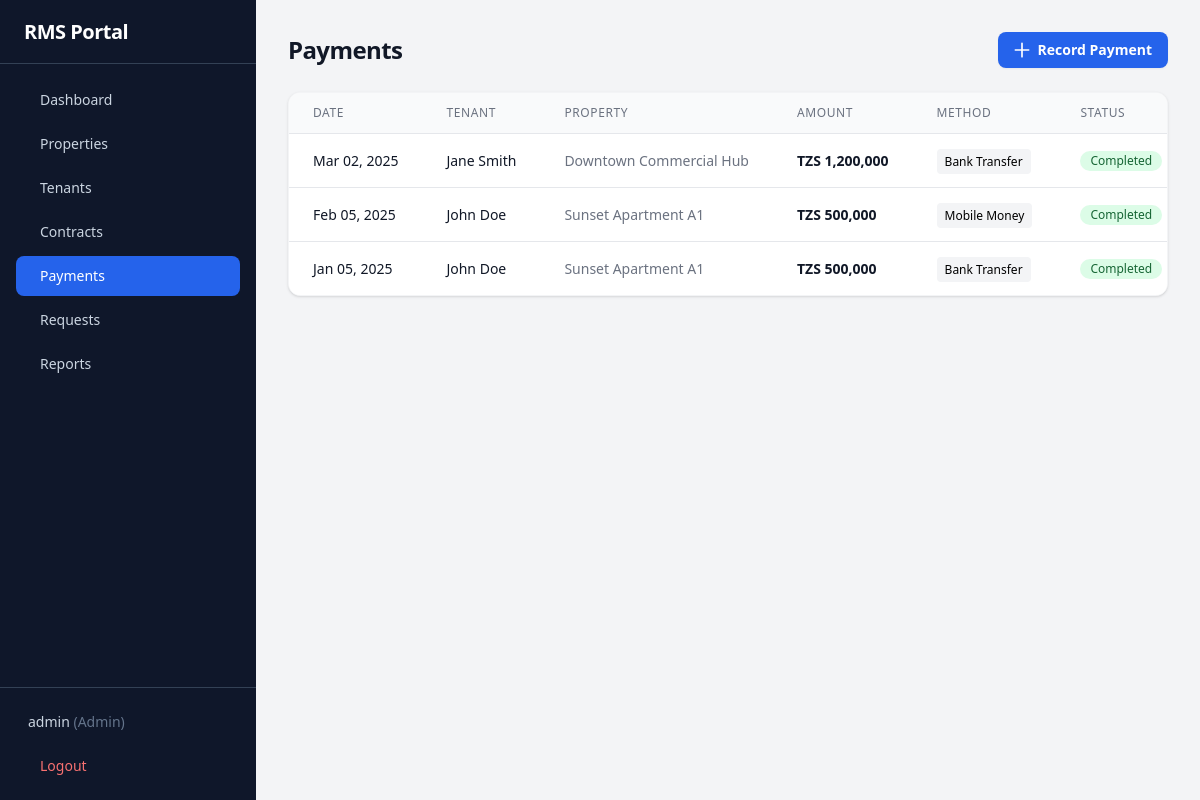
Screenshot of /payments.php (signed in) with the database file from the repository.
### tables this page shows
CREATE TABLE IF NOT EXISTS users (
    id VARCHAR(20) PRIMARY KEY,
    username VARCHAR(50) UNIQUE NOT NULL,
    password VARCHAR(255) NOT NULL,
    role ENUM('admin','tenant','landlord') NOT NULL DEFAULT 'tenant',
    tenant_id VARCHAR(20) DEFAULT NULL,
    created_at TIMESTAMP DEFAULT CURRENT_TIMESTAMP
);

CREATE TABLE IF NOT EXISTS payments (
    id VARCHAR(20) PRIMARY KEY,
    contract_id VARCHAR(20) NOT NULL,
    amount DECIMAL(12,2) NOT NULL DEFAULT 0,
    date DATE NOT NULL,
    method VARCHAR(50) NOT NULL DEFAULT 'bank_transfer',
    status ENUM('completed','pending') NOT NULL DEFAULT 'pending',
    control_number VARCHAR(50) DEFAULT NULL,
    created_at TIMESTAMP DEFAULT CURRENT_TIMESTAMP
);

CREATE TABLE IF NOT EXISTS tenants (
    id VARCHAR(20) PRIMARY KEY,
    name VARCHAR(255) NOT NULL,
    email VARCHAR(255) NOT NULL,
    phone VARCHAR(50) NOT NULL,
    created_at TIMESTAMP DEFAULT CURRENT_TIMESTAMP
);

CREATE TABLE IF NOT EXISTS properties (
    id VARCHAR(20) PRIMARY KEY,
    title VARCHAR(255) NOT NULL,
    address TEXT NOT NULL,
    rent_amount DECIMAL(12,2) NOT NULL DEFAULT 0,
    status ENUM('available','rented','maintenance') NOT NULL DEFAULT 'available',
    created_at TIMESTAMP DEFAULT CURRENT_TIMESTAMP
);

### config/database.php (called while the page is built, shortened)
<?php
$DB_HOST = getenv('DB_HOST') ?: 'localhost';
$DB_NAME = getenv('DB_NAME') ?: 'rms_portal';
$DB_USER = getenv('DB_USER') ?: 'root';
$DB_PASS = getenv('DB_PASS') ?: '';
try {
    $pdo = new PDO("mysql:host=$DB_HOST;dbname=$DB_NAME;charset=utf8mb4", $DB_USER, $DB_PASS, [
        PDO::ATTR_ERRMODE => PDO::ERRMODE_EXCEPTION,
        PDO::ATTR_DEFAULT_FETCH_MODE => PDO::FETCH_ASSOC,
        PDO::ATTR_EMULATE_PREPARES => false,
    ]);
} catch (PDOException $e) {
    die("Database connection failed: " . $e->getMessage());
}
function db(): PDO {
    global $pdo;
    return $pdo;
}

### includes/auth.php (called while the page is built, shortened)
<?php
require_once __DIR__ . '/../config/database.php';
function isLoggedIn(): bool {
    return isset($_SESSION['user_id']);
}
function getCurrentUser(): ?array {
    $stmt = db()->prepare("SELECT id, username, role, tenant_id FROM users WHERE id = ?");
    $stmt->execute([$_SESSION['user_id']]);
    return $stmt->fetch() ?: null;
}

### payments.php (the view, shortened to what this page needs)
<?php
require_once __DIR__ . '/config/database.php';
require_once __DIR__ . '/includes/auth.php';
require_once __DIR__ . '/includes/helpers.php';
$payments = db()->query("SELECT * FROM payments ORDER BY date DESC")->fetchAll();
$contracts = db()->query("SELECT c.*, t.name as tenant_name, p.title as property_title FROM contracts c JOIN tenants t ON t.id = c.tenant_id JOIN properties p ON p.id = c.property_id WHERE c.status='active'")->fetchAll();
?>
<div class="space-y-6">
    <div class="sm:flex sm:items-center justify-between">
        <h1 class="text-2xl font-bold tracking-tight text-gray-900">Payments</h1>
        <div class="mt-4 sm:ml-16 sm:mt-0 sm:flex-none">
            <a href="?action=add" class="flex items-center justify-center rounded-lg bg-blue-600 px-4 py-2 text-sm font-semibold text-white shadow-sm hover:bg-blue-500">
                <svg class="-ml-0.5 mr-1.5 h-5 w-5" fill="none" stroke="currentColor" viewBox="0 0 24 24"><path stroke-linecap="round" stroke-linejoin="round" stroke-width="2" d="M12 4v16m8-8H4"/></svg>
                Record Payment
            </a>
        </div>
    </div>
    <div class="bg-white rounded-xl shadow border border-gray-100 overflow-hidden">
        <div class="overflow-x-auto">
            <table class="min-w-full divide-y divide-gray-200">
                <thead class="bg-gray-50">
                    <tr>
                        <th class="px-6 py-3 text-left text-xs font-medium text-gray-500 uppercase tracking-wider">Date</th>
                        <th class="px-6 py-3 text-left text-xs font-medium text-gray-500 uppercase tracking-wider">Tenant</th>
                        <th class="px-6 py-3 text-left text-xs font-medium text-gray-500 uppercase tracking-wider">Property</th>
                        <th class="px-6 py-3 text-left text-xs font-medium text-gray-500 uppercase tracking-wider">Amount</th>
                        <th class="px-6 py-3 text-left text-xs font-medium text-gray-500 uppercase tracking-wider">Method</th>
                        <th class="px-6 py-3 text-left text-xs font-medium text-gray-500 uppercase tracking-wider">Status</th>
                    </tr>
                </thead>
                <tbody class="divide-y divide-gray-200 bg-white">
                    <?php foreach ($payments as $p):
                        $contract = null;
                        foreach ($contracts as $c) {
                            if ($c['id'] === $p['contract_id']) { $contract = $c; break; }
                        }
                    ?>
                    <tr class="hover:bg-gray-50">
                        <td class="whitespace-nowrap px-6 py-4 text-sm text-gray-900"><?= date('M d, Y', strtotime($p['date'])) ?></td>
                        <td class="whitespace-nowrap px-6 py-4 text-sm font-medium text-gray-900"><?= hsc($contract['tenant_name'] ?? 'Unknown') ?></td>
                        <td class="whitespace-nowrap px-6 py-4 text-sm text-gray-500"><?= hsc($contract['property_title'] ?? 'Unknown') ?></td>
                        <td class="whitespace-nowrap px-6 py-4 text-sm font-bold text-gray-900"><?= formatCurrency($p['amount']) ?></td>
                        <td class="whitespace-nowrap px-6 py-4 text-sm">
                            <span class="capitalize px-2 py-1 bg-gray-100 rounded text-xs"><?= str_replace('_', ' ', $p['method']) ?></span>
                        </td>
                        <td class="whitespace-nowrap px-6 py-4 text-sm"><?= statusBadge($p['status']) ?></td>
                    </tr>
                    <?php endforeach; ?>
                </tbody>
            </table>
        </div>
    </div>
</div>
<?php
$content = ob_get_clean();
require __DIR__ . '/includes/layout.php';

### includes/helpers.php (shortened to what this page needs)
<?php
function formatCurrency($amount): string {
    return 'TZS ' . number_format((float)$amount, 0, '.', ',');
}
function statusBadge(string $status): string {
    $classes = [
        'available' => 'bg-green-100 text-green-800',
        'rented' => 'bg-blue-100 text-blue-800',
        'maintenance' => 'bg-yellow-100 text-yellow-800',
        'active' => 'bg-green-100 text-green-800',
        'terminated' => 'bg-red-100 text-red-800',
        'completed' => 'bg-green-100 text-green-800',
        'pending' => 'bg-yellow-100 text-yellow-800',
        'approved' => 'bg-green-100 text-green-800',
        'resolved' => 'bg-green-100 text-green-800',
        'rejected' => 'bg-red-100 text-red-800',
    ];
    $class = $classes[$status] ?? 'bg-gray-100 text-gray-800';
    return "<span class=\"inline-flex rounded-full px-2.5 py-0.5 text-xs font-medium capitalize {$class}\">{$status}</span>";
}
function hsc($str): string {
    return htmlspecialchars($str ?? '', ENT_QUOTES, 'UTF-8');
}

### includes/layout.php (shortened to what this page needs)
<?php
require_once __DIR__ . '/auth.php';
require_once __DIR__ . '/helpers.php';
$user = getCurrentUser();
$current_page = basename($_SERVER['PHP_SELF'], '.php') ?: 'index';
$current_action = $_GET['action'] ?? '';
$admin_links = [
    ['name' => 'Dashboard', 'path' => 'index.php', 'icon' => 'dashboard'],
    ['name' => 'Properties', 'path' => 'properties.php', 'icon' => 'building'],
    ['name' => 'Tenants', 'path' => 'tenants.php', 'icon' => 'users'],
    ['name' => 'Contracts', 'path' => 'contracts.php', 'icon' => 'file-text'],
    ['name' => 'Payments', 'path' => 'payments.php', 'icon' => 'credit-card'],
    ['name' => 'Requests', 'path' => 'requests.php', 'icon' => 'message-square'],
    ['name' => 'Reports', 'path' => 'reports.php', 'icon' => 'bar-chart'],
];
$landlord_links = [
    ['name' => 'Dashboard', 'path' => 'index.php', 'icon' => 'dashboard'],
    ['name' => 'My Properties', 'path' => 'properties.php', 'icon' => 'building'],
    ['name' => 'Tenants', 'path' => 'tenants.php', 'icon' => 'users'],
    ['name' => 'Contracts', 'path' => 'contracts.php', 'icon' => 'file-text'],
    ['name' => 'Payments', 'path' => 'payments.php', 'icon' => 'credit-card'],
    ['name' => 'Requests', 'path' => 'requests.php', 'icon' => 'message-square'],
    ['name' => 'Reports', 'path' => 'reports.php', 'icon' => 'bar-chart'],
];
$tenant_links = [
    ['name' => 'My Dashboard', 'path' => 'index.php', 'icon' => 'dashboard', 'action' => ''],
    ['name' => 'Pay Rent (Control No.)', 'path' => 'index.php?action=generate_control_number', 'icon' => 'credit-card', 'action' => 'generate_control_number'],
    ['name' => 'Renew Contract', 'path' => 'index.php?action=extension', 'icon' => 'file-text', 'action' => 'extension'],
    ['name' => 'Report Issue (Repair)', 'path' => 'index.php?action=maintenance', 'icon' => 'wrench', 'action' => 'maintenance'],
    ['name' => 'Notice to Vacate', 'path' => 'index.php?action=move_out', 'icon' => 'file-output', 'action' => 'move_out'],
];
if ($user['role'] === 'admin') {
    $links = $admin_links;
} elseif ($user['role'] === 'landlord') {
    $links = $landlord_links;
} else {
    $links = $tenant_links;
}
?>
<!DOCTYPE html>
<html lang="en">
<head>
    <script src="https://cdn.tailwindcss.com"></script>
</head>
<body class="bg-gray-100">
<div class="min-h-screen flex" x-data="{ sidebarOpen: false }">
    <aside class="fixed lg:static inset-y-0 left-0 z-30 w-64 bg-slate-900 transform transition-transform duration-200 ease-in-out -translate-x-full lg:translate-x-0 flex flex-col"
           x-bind:class="sidebarOpen ? 'translate-x-0' : '-translate-x-full lg:translate-x-0'">
        <div class="h-16 flex items-center justify-between px-6 border-b border-slate-700">
            <h1 class="text-xl font-bold text-white tracking-tight">RMS Portal</h1>
        </div>
        <nav class="flex-1 px-4 py-4 space-y-1 overflow-y-auto">
            <?php foreach ($links as $link):
                $is_active = false;
                if (isset($link['action'])) {
                    $is_active = $current_page === 'index' && $current_action === $link['action'];
                    if ($link['action'] === '') {
                        $is_active = $current_page === 'index' && $current_action === '';
                    }
                } else {
                    $is_active = $current_page === basename($link['path'], '.php');
                }
            ?>
            <a href="<?= $link['path'] ?>"
               class="flex items-center px-3 py-2.5 text-sm font-medium rounded-lg transition-colors <?= $is_active ? 'bg-blue-600 text-white' : 'text-slate-300 hover:bg-slate-800 hover:text-white' ?>">
                <?= $link['name'] ?>
            </a>
            <?php endforeach; ?>
        </nav>
        <div class="p-4 border-t border-slate-700">
            <div class="flex items-center px-3 py-2 text-sm text-slate-300">
                <span class="truncate flex-1"><?= hsc($user['username']) ?> <span class="text-slate-500 capitalize">(<?= $user['role'] ?>)</span></span>
            </div>
            <a href="logout.php"
               class="mt-2 w-full flex items-center px-3 py-2 text-sm font-medium text-red-400 rounded-lg hover:bg-slate-800 transition-colors">
                Logout
            </a>
        </div>
    </aside>
    <main class="flex-1 flex flex-col min-w-0">
        <div class="flex-1 overflow-y-auto p-4 sm:p-6 lg:p-8">
            <div class="max-w-7xl mx-auto">
                <?= $content ?? '' ?>
            </div>
        </div>
    </main>
</div>
</body>
</html>

### rows the page displays
users: username "admin", role "Admin"
payments: date "Mar 02, 2025", amount "TZS 1,200,000", method "Bank Transfer", status "Completed"
tenants: name "Jane Smith"
properties: title "Downtown Commercial Hub"
payments: date "Feb 05, 2025", amount "TZS 500,000", method "Mobile Money", status "Completed"
tenants: name "John Doe"
properties: title "Sunset Apartment A1"
payments: date "Jan 05, 2025", amount "TZS 500,000", method "Bank Transfer", status "Completed"

### other values shown
$link['name'] "Dashboard"
$link['name'] "Properties"
$link['name'] "Tenants"
$link['name'] "Contracts"
$link['name'] "Payments"
$link['name'] "Requests"
$link['name'] "Reports"
